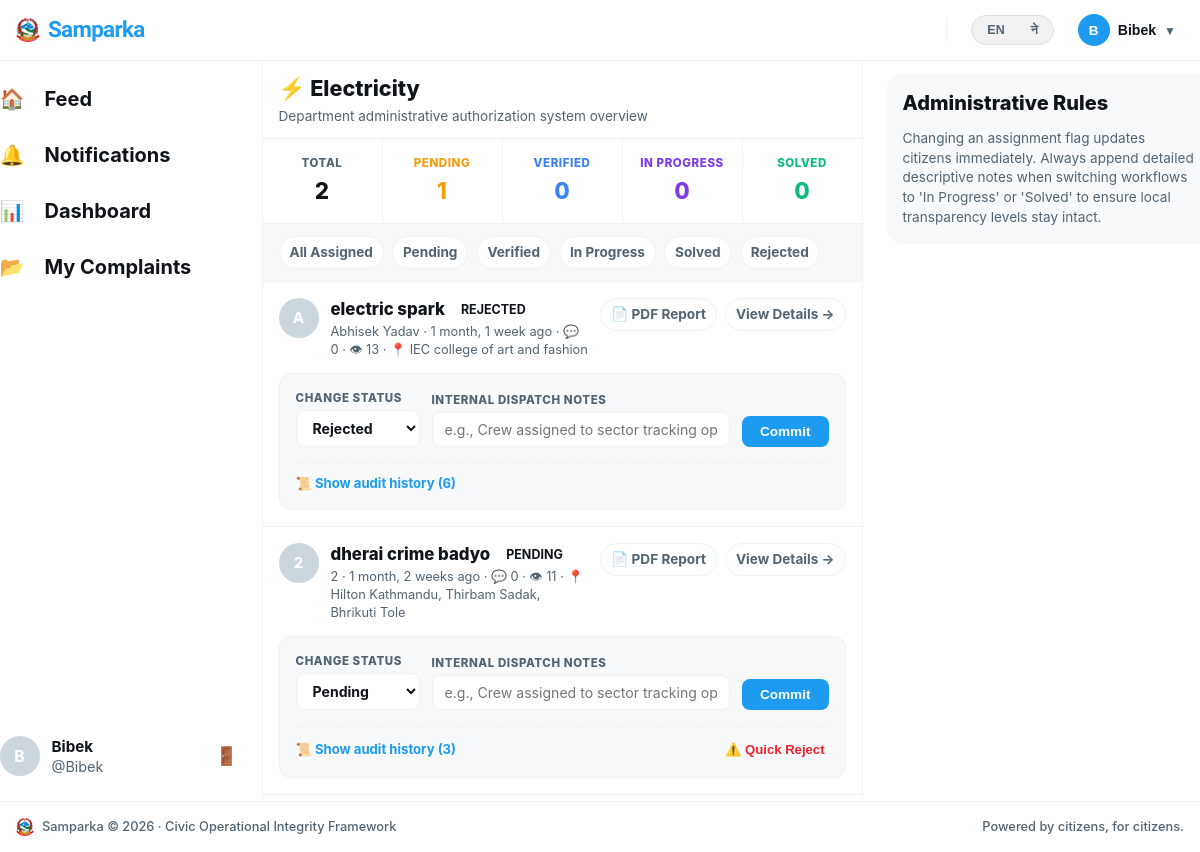
The page /accounts/deptadmin/ (signed in) on the database as committed earlier.
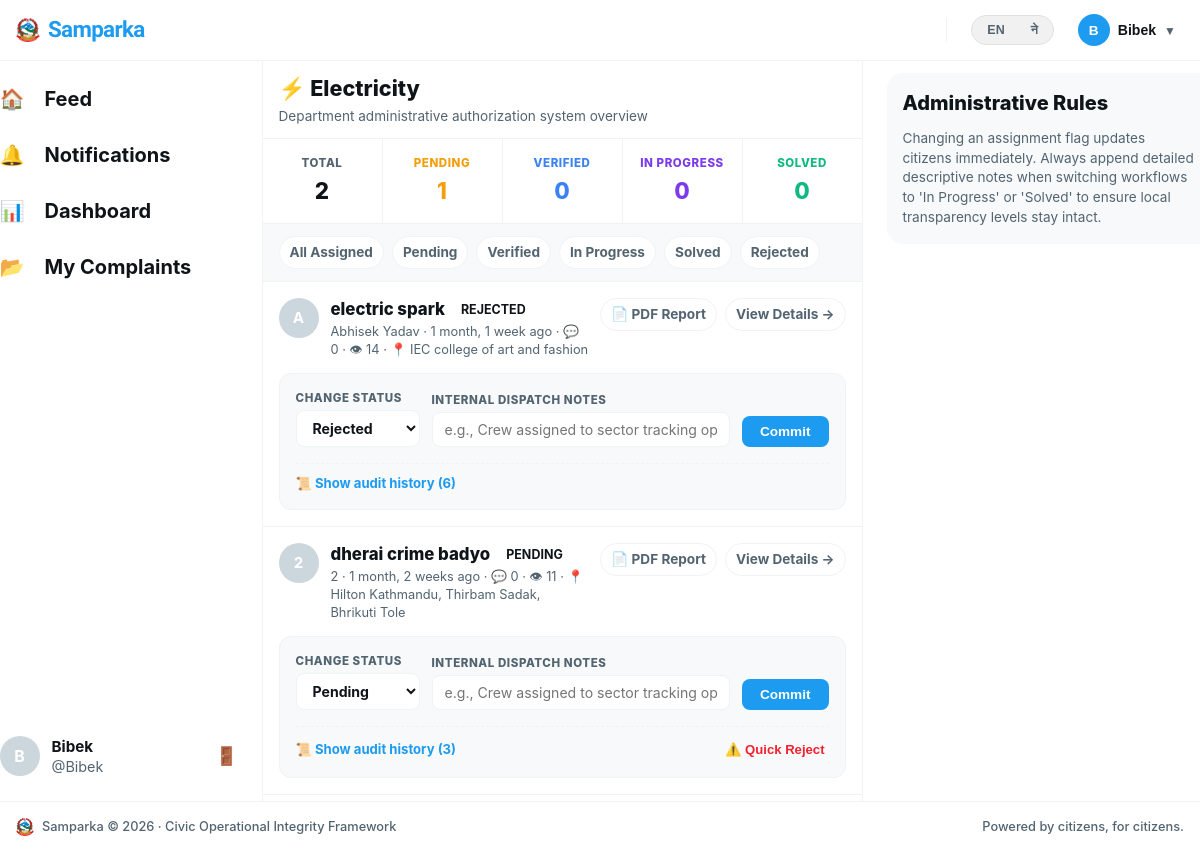
The same page on the database as committed later.
### complaints/models.py (models this page shows, shortened)
class Complaint(models.Model):
    STATUS_PENDING = 'pending'
    STATUS_VERIFIED = 'verified'
    STATUS_IN_PROGRESS = 'in_progress'
    STATUS_SOLVED = 'solved'
    STATUS_REJECTED = 'rejected'
    STATUS_CHOICES = [
        (STATUS_PENDING, _('Pending')),
        (STATUS_VERIFIED, _('Verified')),
        (STATUS_IN_PROGRESS, _('In Progress')),
        (STATUS_SOLVED, _('Solved')),
        (STATUS_REJECTED, _('Rejected')),
    ]
    STATUS_COLORS = {
        STATUS_PENDING: '#F59E0B',
        STATUS_VERIFIED: '#3B82F6',
        STATUS_IN_PROGRESS: '#8B5CF6',
        STATUS_SOLVED: '#10B981',
        STATUS_REJECTED: '#EF4444',
    }
    PRIORITY_CHOICES = [
        ('low', _('Low')),
        ('medium', _('Medium')),
        ('high', _('High')),
        ('urgent', _('Urgent')),
    ]
    priority = models.CharField(max_length=10, choices=PRIORITY_CHOICES, default='medium')
    due_date = models.DateField(null=True, blank=True)
    author = models.ForeignKey(settings.AUTH_USER_MODEL, on_delete=models.CASCADE, related_name='complaints')
    department = models.ForeignKey(Department, on_delete=models.SET_NULL, null=True, related_name='complaints')
    title = models.CharField(max_length=200)
    description = models.TextField()
    status = models.CharField(max_length=20, choices=STATUS_CHOICES, default=STATUS_PENDING)
    location_name = models.CharField(max_length=200, blank=True, help_text='Human readable location name')
    latitude = models.DecimalField(max_digits=9, decimal_places=6, null=True, blank=True)
    longitude = models.DecimalField(max_digits=9, decimal_places=6, null=True, blank=True)
    upvotes = models.ManyToManyField(settings.AUTH_USER_MODEL, through='Vote', related_name='voted_complaints', blank=True)
    view_count = models.PositiveIntegerField(default=0)
    admin_note = models.TextField(blank=True, help_text='Internal note from admin (not shown to public)')
    is_anonymous = models.BooleanField(default=False)
    created_at = models.DateTimeField(auto_now_add=True)
    updated_at = models.DateTimeField(auto_now=True)
    class Meta:
        ordering = ['-created_at']
    def get_absolute_url(self):
        return reverse('complaints:detail', kwargs={'pk': self.pk})
    @property
    def comment_count(self):
        return self.comments.filter(is_approved=True).count()

### accounts/models.py (models this page shows, shortened)
class User(AbstractUser):
    avatar = models.ImageField(upload_to='avatars/', null=True, blank=True)
    bio = models.TextField(max_length=300, blank=True)
    district = models.CharField(max_length=100, blank=True)
    ward = models.CharField(max_length=100, blank=True)
    phone = models.CharField(max_length=15, blank=True)
    is_verified = models.BooleanField(default=False)
    role = models.CharField(          # ← now inside the class
        max_length=20,
        choices=ROLE_CHOICES,
        default="user"
    )
    @property
    def display_name(self):
        if self.first_name:
            return f"{self.first_name} {self.last_name}".strip()
        return self.username

### accounts/views.py (the view)
# urls.py: path('deptadmin/',                          views.deptadmin_dashboard,   name='deptadmin_dashboard'),
@login_required
def deptadmin_dashboard(request):
    profile, _ = UserProfile.objects.get_or_create(user=request.user)
    base = Complaint.objects.filter(department=profile.department).select_related('author')
    selected_status = request.GET.get('status')
    complaints = base.filter(status=selected_status) if selected_status else base
    return render(request, "complaints/deptadmin.html", {
        "complaints": complaints.order_by('-created_at').prefetch_related('status_logs'),
        "department": profile.department,
        "selected_status": selected_status,
        "total":             base.count(),
        "pending_count":     base.filter(status='pending').count(),
        "verified_count":    base.filter(status='verified').count(),
        "in_progress_count": base.filter(status='in_progress').count(),
        "solved_count":      base.filter(status='solved').count(),
        "rejected_count":    base.filter(status='rejected').count(),
    })

### accounts/context_processors.py (called while the page is built)
def notifications(request):
    if request.user.is_authenticated:
        return {
            'unread_count': request.user.notifications.filter(is_read=False).count()
        }
    return {'unread_count': 0}

### complaints/templates/complaints/deptadmin.html (shortened to what the changed rows need)
{% extends 'base.html' %}
{% load humanize %}
{% load i18n %}
{% block content %}
<div class="x-workspace-container">
  <main class="x-panel-center">
    <div class="x-center-filter-row" style="position: static; display: block; padding: 16px;">
      <h1 style="font-size: 1.35rem; font-weight: 800; color: var(--text-main); margin: 0; display: flex; align-items: center; gap: 8px;">
        {{ department.icon }} {{ department.name }}
      </h1>
    </div>
    <div class="x-feed-stream-container">
      {% for complaint in complaints %}
        <div class="notif-card" style="padding: 16px; border-bottom: 1px solid var(--border-color); background: #fff; display: flex; flex-direction: column; gap: 14px;">
          <div style="display: flex; align-items: flex-start; gap: 12px; width: 100%;">
            <div class="complaint-author-avatar" style="background: var(--bg-subtle, #f7f9fa); color: var(--text-main); font-weight: 700; font-size: 0.95rem; min-width: 40px; display: flex; align-items: center; justify-content: center;">
              {{ complaint.author.display_name|first|upper }}
            </div>
            <div style="flex: 1; min-width: 0;">
              <div style="display: flex; align-items: center; gap: 8px; flex-wrap: wrap; margin-bottom: 2px;">
                <a href="{{ complaint.get_absolute_url }}" style="font-weight: 800; font-size: 1.05rem; color: var(--text-main); text-decoration: none;">{{ complaint.title }}</a>
                <span class="status-badge status-{{ complaint.status }}">{{ complaint.get_status_display }}</span>
              </div>
              <div style="font-size: 0.8rem; color: var(--text-muted);">
                {% if complaint.is_anonymous %}<em>{% trans "Anonymous Citizen Report" %}</em>{% else %}{{ complaint.author.display_name }}{% endif %}
                &middot; {{ complaint.created_at|naturaltime }}
                &middot; 💬 {{ complaint.comment_count|default:0 }}
                &middot; 👁 {{ complaint.view_count|default:0 }}
                {% if complaint.location_name %}&middot; 📍 {{ complaint.location_name }}{% endif %}
              </div>
            </div>
            <div style="display: flex; gap: 8px; margin-left: auto; align-items: center;">
              <a href="{% url 'complaints:export_single_complaint_pdf' pk=complaint.pk %}"
                 target="_blank"
                 class="x-pill-action-btn"
                 style="text-decoration: none; font-size: 0.8rem; font-weight: 700; border: 1px solid var(--border-color); color: var(--text-main); background: #fff; padding: 6px 12px; display: inline-flex; align-items: center; gap: 6px;">
                📄 {% trans "PDF Report" %}
              </a>
              <a href="{{ complaint.get_absolute_url }}"
                 class="x-pill-action-btn"
                 style="text-decoration: none; font-size: 0.8rem; font-weight: 700; border: 1px solid var(--border-color); color: var(--text-main); background: #fff; padding: 6px 12px; display: inline-flex; align-items: center;">
                {% trans "View Details" %} &rarr;
              </a>
            </div>
          </div>
          <div style="background-color: var(--bg-subtle, #f7f9fa); padding: 16px; border-radius: 12px; border: 1px solid var(--border-color); display: flex; flex-direction: column; gap: 14px;">
            <form method="post" action="{% url 'accounts:update_status' pk=complaint.pk %}" style="display: flex; align-items: flex-end; gap: 12px; flex-wrap: wrap; margin: 0;">
              <div style="display: flex; flex-direction: column; gap: 4px;">
                <label style="font-size: 0.72rem; font-weight: 800; text-transform: uppercase; color: var(--text-muted); letter-spacing: 0.05em;">{% trans "Change Status" %}</label>
                <select name="status" class="x-admin-select-control" style="font-weight: 700; color: var(--text-main);">
                  <option value="rejected"    {% if complaint.status == 'rejected' %}selected{% endif %}>{% trans "Rejected" %}</option>
                </select>
              </div>
              <div style="display: flex; flex-direction: column; gap: 4px; flex: 1; min-width: 220px;">
                <label style="font-size: 0.72rem; font-weight: 800; text-transform: uppercase; color: var(--text-muted); letter-spacing: 0.05em;">{% trans "Internal Dispatch Notes" %}</label>
                <input type="text" name="note" placeholder="{% trans 'e.g., Crew assigned to sector tracking operational deployment...' %}" class="x-admin-input-control" />
              </div>
              <button type="submit" class="x-v-post-btn" style="margin-top: 0 !important; width: auto !important; padding: 8px 18px !important; font-size: 0.85rem !important; font-weight: 700; border: none; cursor: pointer; border-radius: 8px !important;">{% trans "Commit" %}</button>
            </form>
            <div style="display: flex; justify-content: space-between; align-items: center; border-top: 1px dashed var(--border-color); padding-top: 10px; margin-top: 2px; flex-wrap: wrap; gap: 8px;">
              {% if complaint.status_logs.all %}
                <details style="width: auto;">
                  <summary style="font-size: 0.82rem; font-weight: 700; color: var(--accent-blue, #1d9bf0); cursor: pointer; outline: none; list-style: none; display: flex; align-items: center; gap: 4px;">
                    📜 {% blocktrans count counter=complaint.status_logs.count %}Show audit history ({{ counter }}){% plural %}Show audit history ({{ counter }}){% endblocktrans %}
                  </summary>
                </details>
              {% else %}
                <div style="font-size: 0.82rem; color: var(--text-muted);"><em>{% trans "No internal system modification cycles logged." %}</em></div>
              {% endif %}
            </div>
          </div>
        </div>
      {% endfor %}
    </div>
  </main>
</div>
{% endblock %}

Rows that differ between the two databases and show on the page:
changed Complaint "electric spark": view_count "13" → "14"
